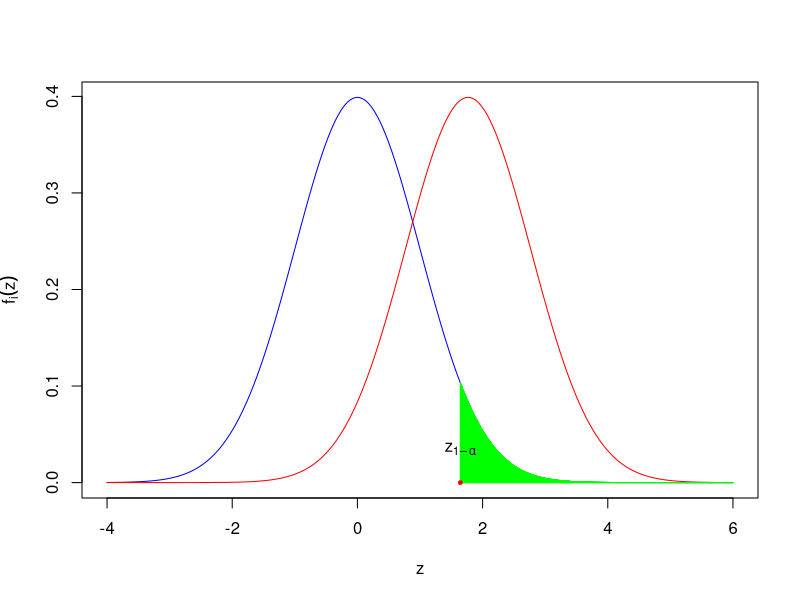
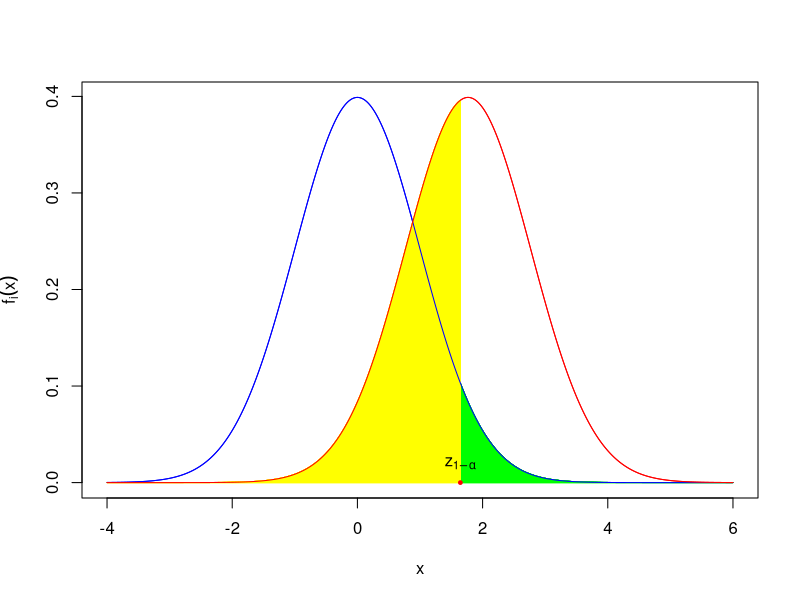
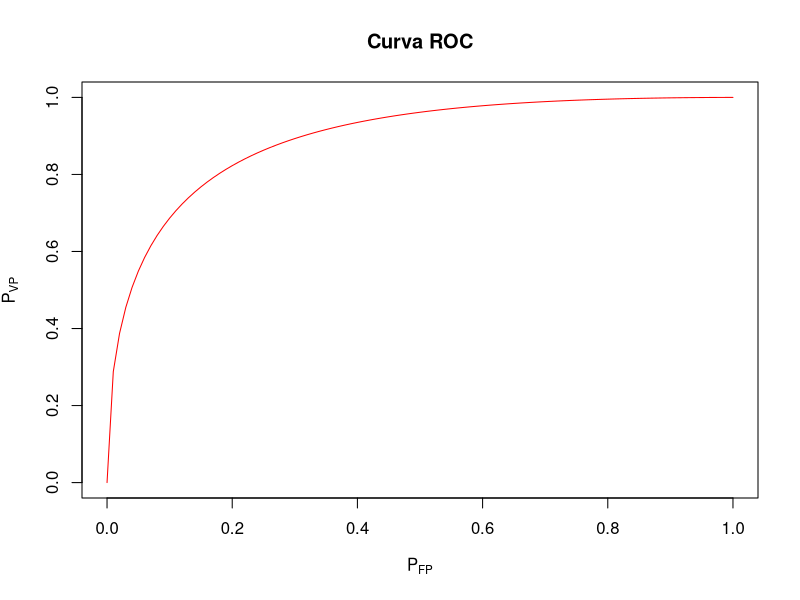
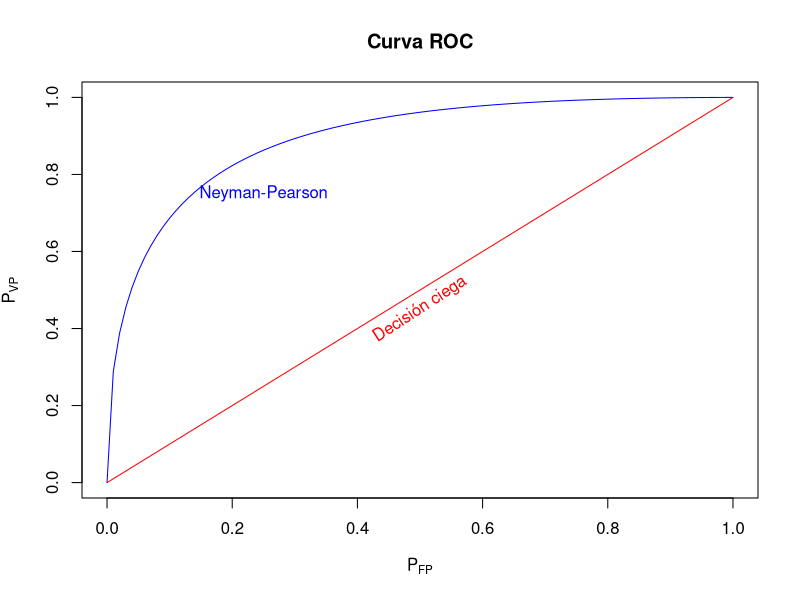

These figures' R source, in order:
## ---- chunk 1
x=seq(from=-4,to=6,by=0.01)
plot(x,dnorm(x),type="l",col="blue",xlab="z",ylab=expression(f[i](z)))
lines(x,dnorm(x,(2.5-2)/(2/sqrt(50)),1),col="red")
alfa=0.05
x2=seq(from=qnorm(1-alfa),to=6,by=0.001)
for (i in 1:length(x2)){lines(c(x2[i],x2[i]),c(0,dnorm(x2[i])),col="green")}
text(x2[1],0.035,expression(z[1-alpha]))
points(x2[1],0,cex=0.5,col="red",pch=19)

## ---- chunk 2
x=seq(from=-4,to=6,by=0.01)
plot(x,dnorm(x),type="l",col="blue",xlab="x",ylab=expression(f[i](x)))
lines(x,dnorm(x,(2.5-2)/(2/sqrt(50)),1),col="red")
alfa=0.05
x2=seq(from=qnorm(1-alfa),to=6,by=0.001)
for (i in 1:length(x2)){lines(c(x2[i],x2[i]),c(0,dnorm(x2[i])),col="green")}
x3=seq(from=-4,to=qnorm(1-alfa),by=0.001)
for (i in 1:length(x3)){lines(c(x3[i],x3[i]),c(0,dnorm(x3[i],(2.5-2)/(2/sqrt(50)),1)),col="yellow")}

text(x2[1],0.02,expression(z[1-alpha]))
points(x2[1],0,cex=0.5,col="red",pch=19)
lines(x,dnorm(x),col="blue")
lines(x,dnorm(x,(2.5-2)/(2/sqrt(50)),1),col="red")


## ---- chunk 3
alphas = seq(from=0,to=1,by=0.01)
tasas.falsos.positivos=alphas
tasas.verdaderos.positivos = 1-pnorm(qnorm(1-alphas)-(2.5-2)/(2/sqrt(50)))
plot(tasas.falsos.positivos,tasas.verdaderos.positivos,type="l",xlab=expression(P[FP]),ylab=expression(P[VP]),main="Curva ROC",col="red")
## ---- chunk 4
alphas = seq(from=0,to=1,by=0.01)
tasas.falsos.positivos=alphas
tasas.verdaderos.positivos = 1-pnorm(qnorm(1-alphas)-(2.5-2)/(2/sqrt(50)))
plot(tasas.falsos.positivos,tasas.verdaderos.positivos,type="l",xlab=expression(P[FP]),ylab=expression(P[VP]),main="Curva ROC",col="blue")
text(0.25,0.75,"Neyman-Pearson",col="blue")
lines(c(0,1),c(0,1),col="red")
text(0.5,0.45,srt=33,"Decisión ciega",col="red")
